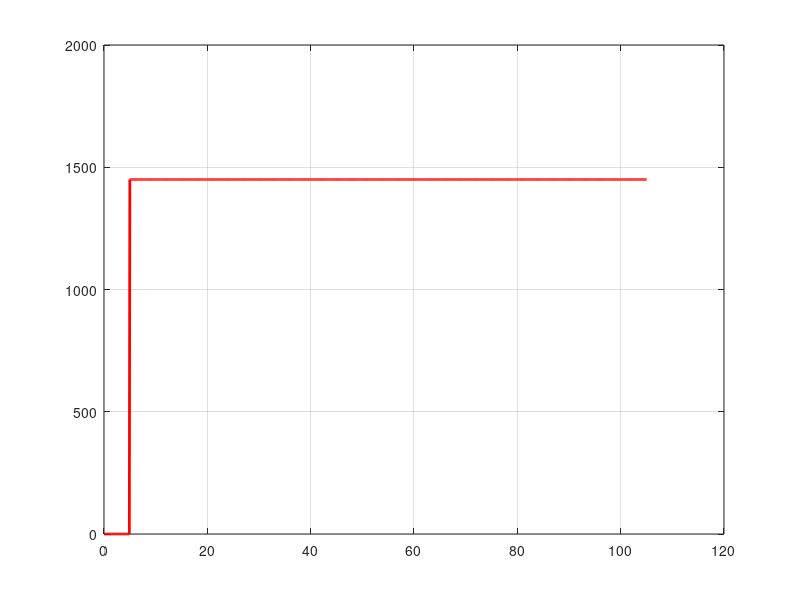
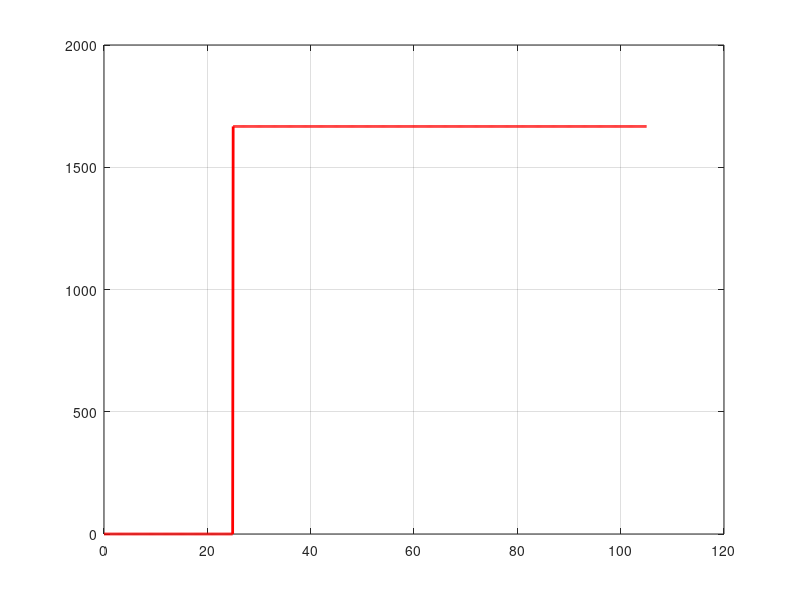
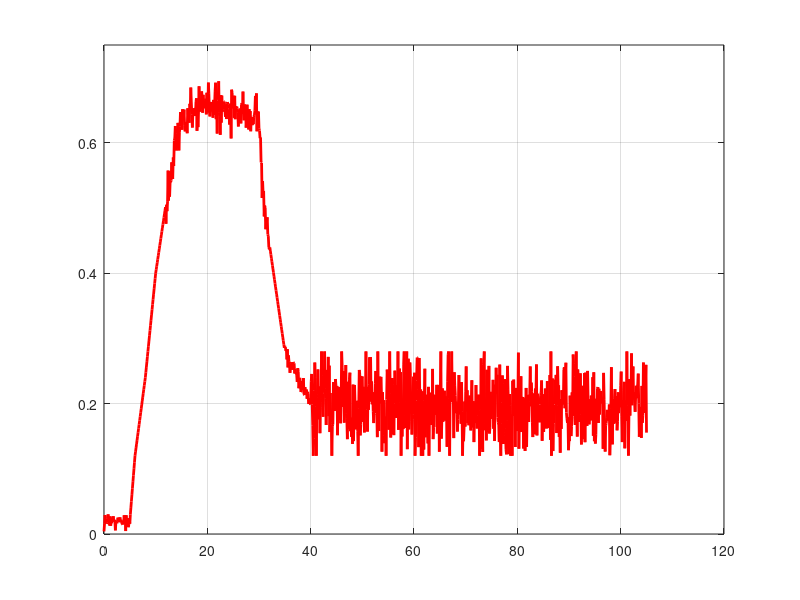
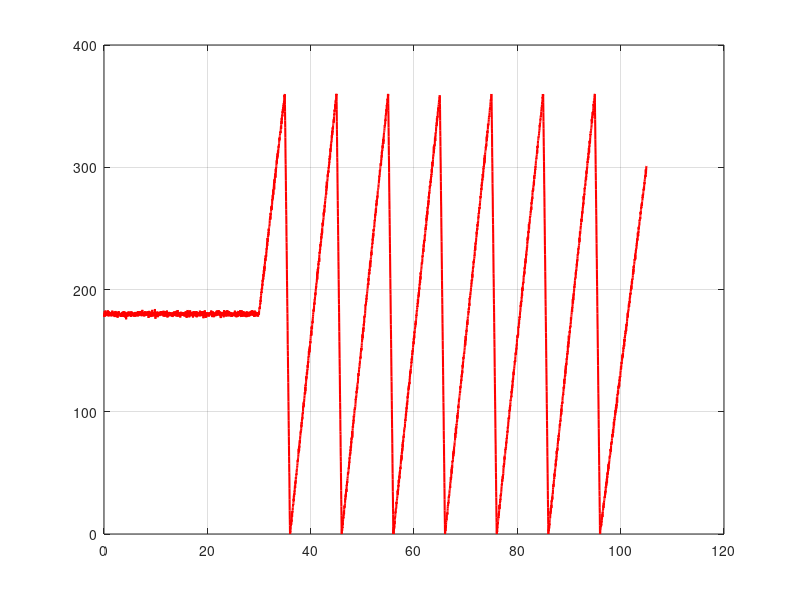

These charts were generated, in order, by the following MATLAB code: (Note: this script raises an error after producing the figures.)
% Time vector
t = 0:0.1:105;

% Propeller PWM
prop_pwm = zeros(size(t));
prop_pwm(t >= 5) = 1450;

% Rudder PWM
rudder_pwm = zeros(size(t));
rudder_pwm(t >= 25) = 1667;

% Vinotinto color (RGB)
vinotinto = [1 0 0];

%% Plot 1: Propeller PWM
figure;
plot(t, prop_pwm, 'Color', vinotinto, 'LineWidth', 2);
% xlabel('Time (s)');
% ylabel('Propeller PWM (μs)', 'Interpreter', 'latex');
ylim([0 2000]);
grid on;

%% Plot 2: Rudder PWM
figure;
plot(t, rudder_pwm, 'Color', vinotinto, 'LineWidth', 2);
% xlabel('Time (s)');
% ylabel('Rudder PWM (μs)', 'Interpreter', 'latex');
ylim([0 2000]);
grid on;

%% Speed versus time
% Time vector
t = 0:0.1:105;

% Key points (original units before scaling)
tp = [0 5 6 8 10 13 15 20 30 31 35 40 100 105];
yp = [0.1 0.1 0.6 1.2 2.0 2.8 3.2 3.3 3.2 2.5 1.4 1.0 1.0 1.0];

% Interpolation
speed_raw = interp1(tp, yp, t, 'linear');

rng(1); % repeatability

% Noise from 0 to 5 s
idx_start = t >= 0 & t <= 5;
speed_raw(idx_start) = speed_raw(idx_start) + 0.03*randn(1, sum(idx_start));

% Noise near high-speed (~3)
idx_high = t >= 12 & t <= 32;
speed_raw(idx_high) = speed_raw(idx_high) + 0.08*randn(1, sum(idx_high));

% Noise near transition (~1 before steady)
idx_low = t >= 35 & t < 40;
speed_raw(idx_low) = speed_raw(idx_low) + 0.03*randn(1, sum(idx_low));

% Realistic noisy region around 1 from 40 to 100 s
idx_flat = t >= 40 & t <= 105;
speed_raw(idx_flat) = 1.0 + 0.2*randn(1, sum(idx_flat));

% Clip noisy flat region to realistic bounds
speed_raw(idx_flat) = max(min(speed_raw(idx_flat), 1.4), 0.6);

% Ensure no negatives
speed_raw = max(speed_raw, 0);

% Rescale so that:
% original 0 -> 0 m/s
% original 3 -> 0.6 m/s
speed_ms = speed_raw * (0.6/3);



figure;
plot(t, speed_ms, 'Color', vinotinto, 'LineWidth', 2);
xlim([0 120]);
ylim([0 0.75]);
grid on;



%% Heading vs time (periodic turns)

% Time vector
t = 0:0.02:105;

% Key points
tp = [0 30 35 36 45 46 55 56 65 66 75 76 85 86 95 96 105];

yp = [180 180 360 0 360 0 360 0 360 0 360 0 360 0 360 0 300];

% Interpolation
heading = interp1(tp, yp, t, 'linear');

% Add small noise
rng(2);
heading = heading + 1.2*randn(size(t));

% Clip bounds
heading = max(min(heading, 360), 0);



% Plot
figure
plot(t, heading, 'Color', vinotinto, 'LineWidth', 1.5)
grid on
xlim([0 120])
ylim([0 400])




%% model result:

%% Speed versus time
%% Speed versus time
% Time vector
t = 0:0.1:105;

% Key points (original units before scaling)
tp = [0 5 6 8 10 13 15 20 30 31 35 40 100 105];
yp = [0.1 0.1 0.6 1.2 2.0 2.8 3.2 3.3 3.2 2.5 1.4 1.0 1.0 1.0];

% Interpolation
speed_raw = interp1(tp, yp, t, 'linear');

rng(1); % repeatability

% Experimental data noise
idx_start = t >= 0 & t <= 5;
idx_high  = t >= 12 & t <= 32;
idx_low   = t >= 35 & t < 40;
idx_flat  = t >= 40 & t <= 105;

speed_raw(idx_start) = speed_raw(idx_start) + 0.03*randn(1, sum(idx_start));
speed_raw(idx_high)  = speed_raw(idx_high)  + 0.08*randn(1, sum(idx_high));
speed_raw(idx_low)   = speed_raw(idx_low)   + 0.03*randn(1, sum(idx_low));

speed_raw(idx_flat) = 1.0 + 0.2*randn(1, sum(idx_flat));
speed_raw(idx_flat) = max(min(speed_raw(idx_flat), 1.4), 0.6);

speed_raw = max(speed_raw, 0);
speed_ms = speed_raw * (0.6/3);

% Predicted speed: almost no noise in quasi-constant regions
speed_pred_raw = interp1(tp, yp, t, 'linear');

idx_const1 = t >= 0  & t <= 5;
idx_const2 = t >= 15 & t <= 30;
idx_const3 = t >= 40 & t <= 105;

idx_trans1 = t > 5   & t < 15;
idx_trans2 = t > 30  & t < 40;

rng(11);

% Almost no noise in constant-speed regions
speed_pred_raw(idx_const1) = speed_pred_raw(idx_const1) + 0.003*randn(1, sum(idx_const1));
speed_pred_raw(idx_const2) = speed_pred_raw(idx_const2) + 0.006*randn(1, sum(idx_const2));
speed_pred_raw(idx_const3) = speed_pred_raw(idx_const3) + 0.004*randn(1, sum(idx_const3));

% Small noise in transition regions
speed_pred_raw(idx_trans1) = speed_pred_raw(idx_trans1) + 0.015*randn(1, sum(idx_trans1));
speed_pred_raw(idx_trans2) = speed_pred_raw(idx_trans2) + 0.012*randn(1, sum(idx_trans2));

speed_pred_raw = max(speed_pred_raw, 0);
speed_pred_ms = speed_pred_raw * (0.6/3);

% plot

figure;
plot(t, speed_ms, 'Color', 'r', 'LineWidth', 1.5);
hold on;
plot(t, speed_pred_ms, 'b--', 'LineWidth', 3);
xlim([0 120]);
ylim([0 0.75]);
grid on;

% Heading vs time (periodic turns)

% Time vector
t = 0:0.02:105;

% Key points
tp = [0 30 35 36 45 46 55 56 65 66 75 76 85 86 95 96 105];
yp = [180 180 360 0 360 0 360 0 360 0 360 0 360 0 360 0 300];

% Interpolation
heading_base = interp1(tp, yp, t, 'linear');

% Experimental heading with noise
heading = heading_base;
rng(2);
heading = heading + 1.2*randn(size(t));
heading = max(min(heading, 360), 0);

% Predicted heading: less noisy
heading_pred = heading_base;
rng(22);
heading_pred = heading_pred + 0.35*randn(size(t));
heading_pred = max(min(heading_pred, 360), 0);



% Plot
figure
plot(t, heading, 'Color', 'r', 'LineWidth', 2)
hold on

improveplot(plot(t, heading_pred, 'b--', 'LineWidth', 4))
grid on
xlim([0 120])
ylim([0 400])
